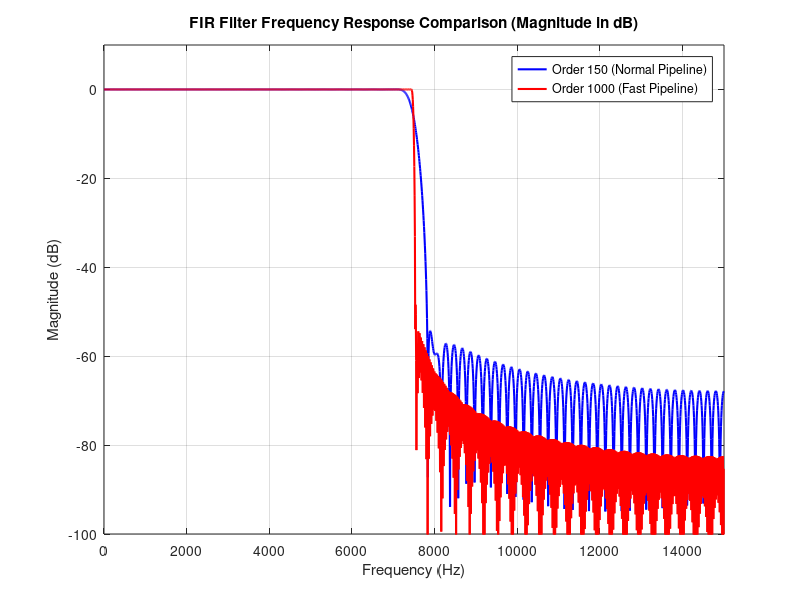

Recreate this plot in MATLAB.
% =========================================================================
% FILTER_ANALYSIS.m - Visualizing the FIR Filters Frequency Response
% =========================================================================
pkg load signal;
clear; clc; % Adicione isso se não tiver

% --- O PULO DO GATO ---
addpath('utils'); % Esse script não carrega dados, mas é bom colocar para garantir
% ----------------------

fs_target = 30000;
L1 = 2; % Upsampling factor for Signal 1
Wn_1 = 1 / L1; % Normalized cutoff frequency

% Design the two filters we used in the project
h_fir_150 = fir1(150, Wn_1);
h_fir_1000 = fir1(1000, Wn_1);

% Compute frequency response (freqz)
[H_150, f_150] = freqz(h_fir_150, 1, 2048, fs_target);
[H_1000, f_1000] = freqz(h_fir_1000, 1, 2048, fs_target);

% Convert magnitude to Decibels (dB) for standard engineering view
mag_dB_150 = 20*log10(abs(H_150));
mag_dB_1000 = 20*log10(abs(H_1000));

% --- PLOT: FIR Filter Comparison ---
fig_filters = figure('Name', 'FIR Filters Comparison', 'Position', [0, 0, 1200, 600]);

plot(f_150, mag_dB_150, 'b', 'LineWidth', 1.5); hold on;
plot(f_1000, mag_dB_1000, 'r', 'LineWidth', 1.5); grid on;

% Visual limits and labels
xlim([0, fs_target/2]); ylim([-100, 10]);
title('FIR Filter Frequency Response Comparison (Magnitude in dB)');
xlabel('Frequency (Hz)'); ylabel('Magnitude (dB)');
legend('Order 150 (Normal Pipeline)', 'Order 1000 (Fast Pipeline)', 'Location', 'northeast');

print(fig_filters, 'Filter_Response_Comparison.png', '-dpng', '-r400');
